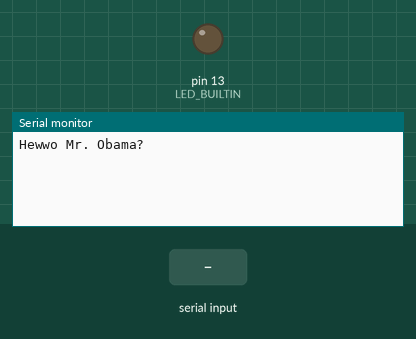
The program below on a simulated Arduino Nano, built with avr-gcc and run on an emulated ATmega328P. Shown: output pins drawn as LEDs (lit = HIGH), the last lines printed to the serial monitor. Inputs (shaded band) come from the test bench.

Above: at 1.0 s.
1.1 s: ":\n" received over Serial
At 3.7 s:
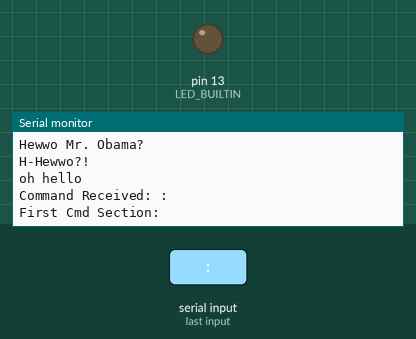
4.1 s: "1\n" received over Serial
At 5.8 s:
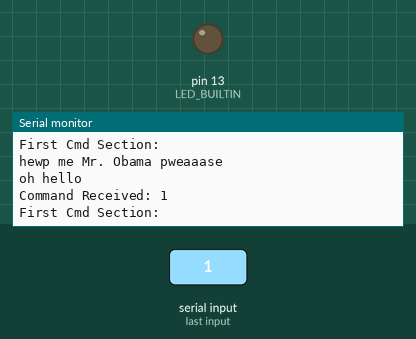

Measured:
- after the input at 1.1 s, the serial monitor: prints a new line after 1.9 s (image 1)
- after the input at 4.1 s, the serial monitor: prints a new line after 0.91 s (image 2)

The program:

main.cpp
```cpp
#include <Arduino.h>
#include <String.h>

String serial_in;
String func;
String daSubs[5];

void establishContact()
{
  while(Serial.available() <= 0) {
     Serial.println("Hewwo Mr. Obama?");
     delay(1000);
     Serial.println("H-Hewwo?!");
     delay(2000);
     // add in modulo and if/then to change responses based on which loop iteration we're on
  }
}

void setup()
{
  // Setup
  pinMode(LED_BUILTIN, OUTPUT);

  // Listen for a serial connection
  Serial.begin(9600);
  while (!Serial) {
    // Blink the built in LED until a connection is established
    digitalWrite(LED_BUILTIN, HIGH);
    delay(500);
    digitalWrite(LED_BUILTIN, LOW);
    delay(200);
  }

  // After serial connection is established, send identifying info
  establishContact();
}

void loop()
{
  // Once we get a valid response, do various things in response
  if (Serial.available() > 0)
  {
    // get incoming byte:
    //inByte = Serial.read();
    serial_in = Serial.readStringUntil('\n'); // Read until newline
    {
      int colonPos, colonPos2, x;
      // find the function call and substrings
      colonPos = serial_in.indexOf(":");
      x=0;
      while (colonPos != -1 && (x < 5))
      {
        colonPos2 = serial_in.indexOf(":",colonPos+1);
        daSubs[x] = serial_in.substring(colonPos+1, colonPos2);
        colonPos = colonPos2;
        x++;
      }
    }
    Serial.println("oh hello");
    Serial.println("Command Received: " + serial_in);
    Serial.println("First Cmd Section: " + daSubs[0]);
    delay(1000);
  }
  else
  {
    Serial.println("hewp me Mr. Obama pweaaase");
    delay(1000);
  }
}
```
